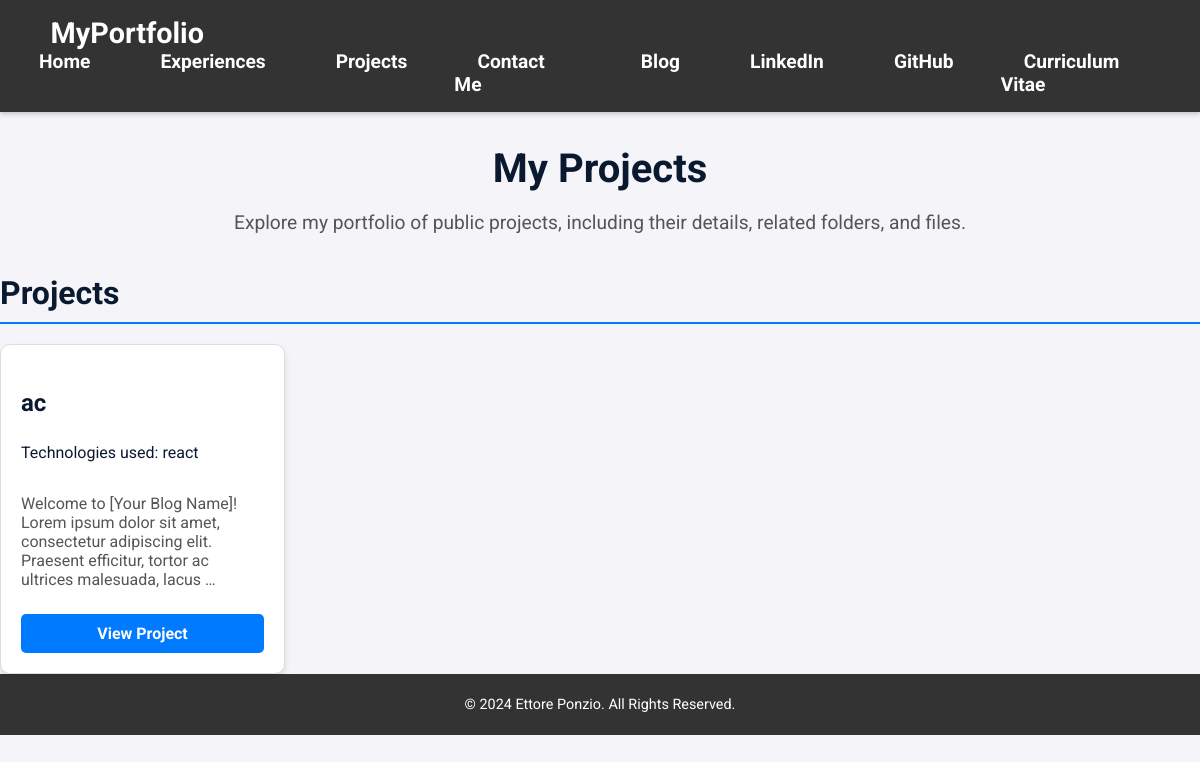
/en/projects/, run on the app's committed database.
### portfolio/models.py (models this page shows, shortened)
class Project(models.Model):
    title = models.CharField(max_length=100, help_text="Title of the project.")
    description = models.TextField(help_text="Detailed description of the project.")
    date = models.DateField(help_text="Date of project completion or start date.")
    technologies = models.CharField(
        max_length=200, help_text="Comma-separated list of technologies used."
    )
    public_url = models.URLField(
        blank=True, null=True, help_text="Public link, e.g., GitHub or live demo."
    )
    private_url = models.URLField(
        blank=True, null=True, help_text="Private link, e.g., Google Drive or restricted resource."
    )
    is_public = models.BooleanField(
        default=True, help_text="Flag to indicate if project is publicly visible."
    )
    google_file_id = models.CharField(
        max_length=100,
        blank=True,
        null=True,
        help_text="Google File ID for embedding a presentation.",
    )
    class Meta:
        verbose_name = "Project"
        verbose_name_plural = "Projects"

### portfolio/views.py (the view)
# urls.py: path('projects/', views.projects, name='projects'),
def projects(request):
    projects = Project.objects.prefetch_related('folders__files').filter(is_public=True)
    context = {'projects': projects}
    return render(request, 'portfolio/projects.html', context)

### portfolio/templates/portfolio/projects.html (shortened to what this page needs)
{% extends 'portfolio/base.html' %}
{% load static %}
{% load i18n %}
{% block styles %}
    <link rel="stylesheet" href="{% static 'portfolio/css/project.css' %}">
{% endblock %}
{% block content %}
<article class="projects-page">
    <header>
        <h1 class="page-title">{% trans "My Projects" %}</h1>
        <p class="page-subtitle">
            {% trans "Explore my portfolio of public projects, including their details, related folders, and files." %}
        </p>
    </header>
    <section class="projects-grid" aria-labelledby="projects-heading">
        <h2 id="projects-heading" class="section-heading">{% trans "Projects" %}</h2>
        {% if projects %}
            <div class="grid">
                {% for project in projects %}
                    <div class="project-card">
                        <h3 class="project-card-title">{{ project.title }}</h3>
                        <p class="project-card-tech">{% trans "Technologies used:" %} {{project.technologies}} </p>
                        <p class="project-card-description">{{ project.description|truncatewords:20 }}</p>
                        <a href="{% url 'portfolio:project_detail' project.id %}" class="btn">{% trans "View Project" %}</a>
                    </div>
                {% endfor %}
            </div>
        {% else %}
            <p>{% trans "No projects available at the moment." %}</p>
        {% endif %}
    </section>
</article>
{% endblock %}

### portfolio/static/portfolio/css/project.css (style rules this page uses)
:root { --primary-color: #007bff; --primary-color-dark: #0056b3; --secondary-color: #0A192F; --background-color: #f4f4f9; --text-color: #0A192F; --light-text-color: #555; --border-color: #ddd; --white-color: #ffffff; --box-shadow: 0 4px 6px rgba(0, 0, 0, 0.1); }
body { font-family: 'Roboto', sans-serif; color: var(--text-color); background-color: var(--background-color); margin: 0; padding: 0; }
.page-title { text-align: center; font-size: 2.5rem; font-weight: bold; margin-bottom: 10px; color: var(--secondary-color); }
.page-subtitle { text-align: center; font-size: 1.2rem; margin-bottom: 30px; color: var(--light-text-color); }
.section-heading { font-size: 2rem; margin-top: 40px; margin-bottom: 20px; color: var(--secondary-color); border-bottom: 2px solid var(--primary-color); padding-bottom: 10px; }
.projects-grid .grid { display: grid; grid-template-columns: repeat(auto-fill, minmax(280px, 1fr)); gap: 20px; }
.project-card { background-color: var(--white-color); border: 1px solid var(--border-color); border-radius: 10px; padding: 20px; box-shadow: var(--box-shadow); display: flex; flex-direction: column; justify-content: space-between; }
.project-card-title { font-size: 1.5rem; margin-bottom: 10px; color: var(--secondary-color); }
.project-card-description { font-size: 1rem; margin-bottom: 15px; color: var(--light-text-color); flex-grow: 1; }
.project-card .btn { background-color: var(--primary-color); color: var(--white-color); text-decoration: none; padding: 10px 15px; border-radius: 5px; text-align: center; margin-top: 10px; transition: background-color 0.3s ease; }
.btn { display: inline-block; padding: 10px 20px; background-color: var(--primary-color); color: var(--white-color); border: none; border-radius: 5px; text-decoration: none; font-weight: bold; text-align: center; transition: background-color 0.3s ease; cursor: pointer; }

### data on the page
Project: title "ac", technologies "react", description "Welcome to [Your Blog Name]! Lorem ipsum dolor sit amet, consectetur adipiscing elit. Praesent efficitur, tortor ac ultrices malesuada, lacus …"
